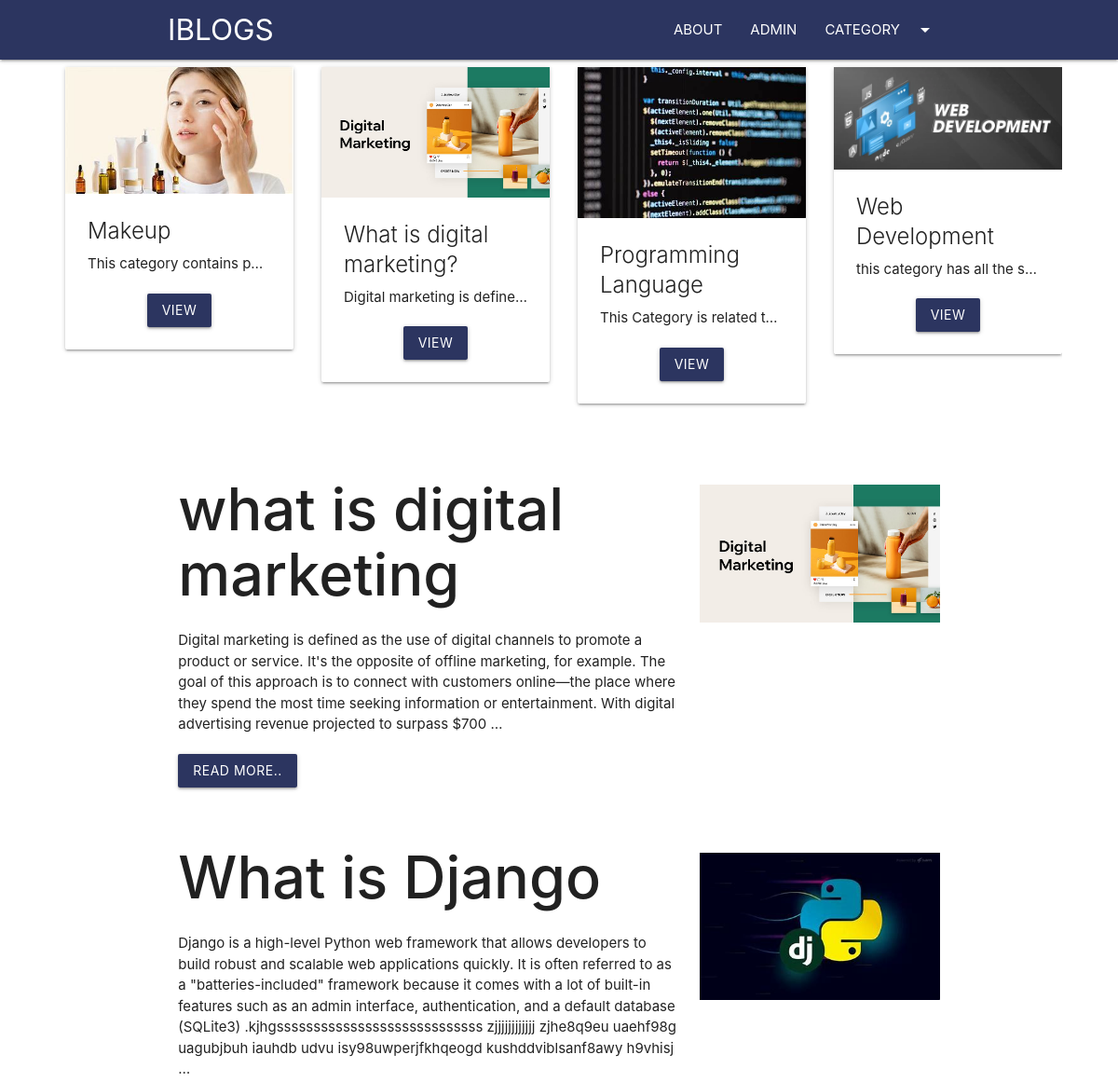
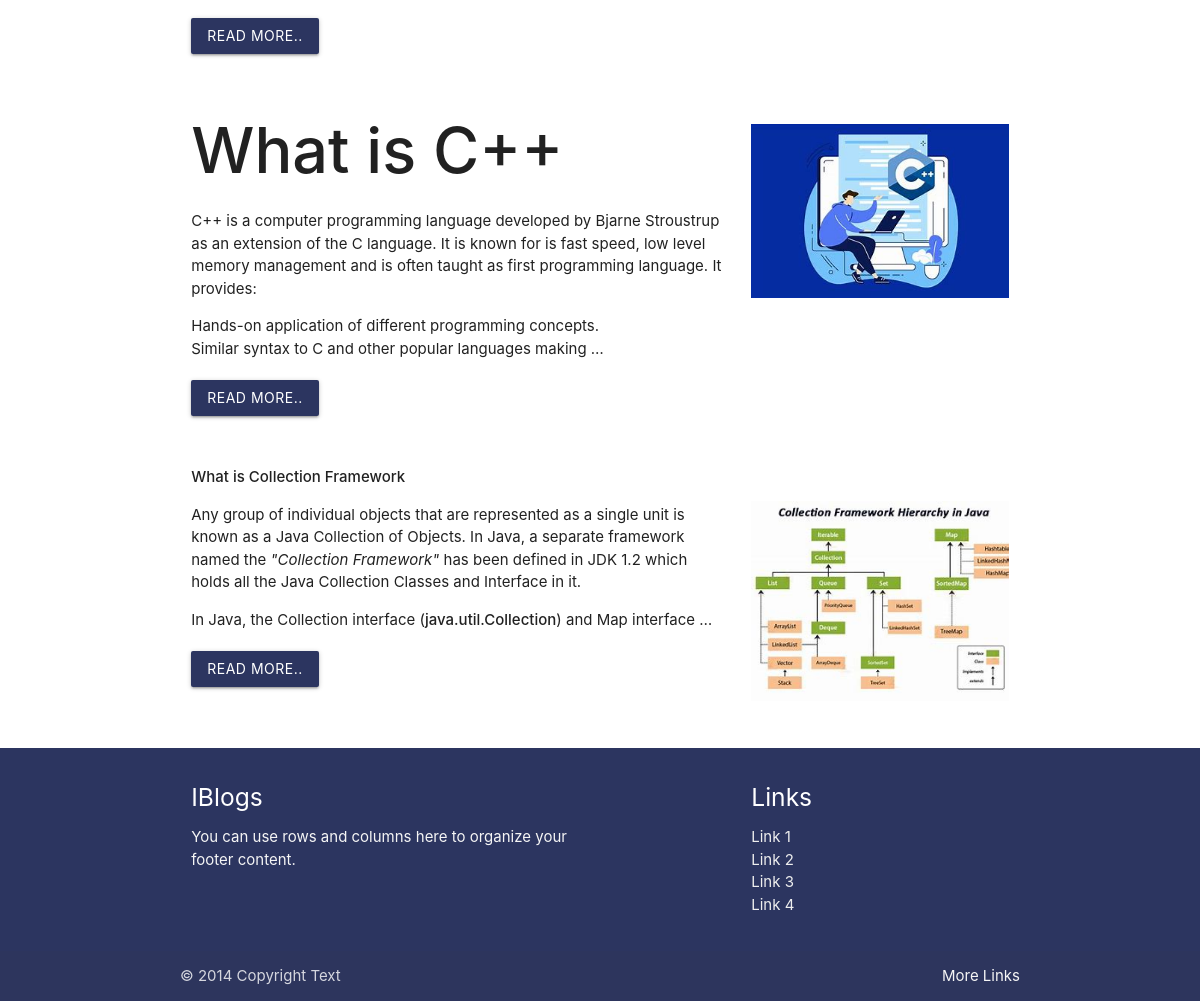
/home/, run on the app's committed database (2 pictures, top to bottom).
### blog/models.py (models this page shows, shortened)
class Category(models.Model):
    cat_id = models.AutoField(primary_key=True)
    title = models.CharField(max_length=100)
    description = models.TextField()
    url = models.CharField(max_length=100)
    image = models.ImageField(upload_to='category/')
    add_date = models.DateTimeField(auto_now_add=True,null=True)
    def img_tag(self):
        if self.image:
            return format_html('<img src="{}" style="width:40px;height:40px;" />', self.image.url)
        return "No Image"
    img_tag.short_description = "Image"

class Post(models.Model):
    post_id = models.AutoField(primary_key=True)
    title = models.CharField(max_length=100)
    content = models.TextField()
    url = models.CharField(max_length=100)
    cat = models.ForeignKey(Category, on_delete=models.CASCADE)
    image = models.ImageField(upload_to='post/')

### blog/views.py (the view)
# urls.py: path('home/',home),
def home(request):
    posts=Post.objects.all()[:11]
    cats=Category.objects.all()
    data={
        'posts':posts,
        'cats':cats
    }
    return render(request, 'home.html',data)

### template/home.html (shortened to what this page needs)
{%extends 'base.html' %}
{%block content%}
<div class="container-custom">
    <div class="owl-carousel">
        {% for cat in cats %}
        <div class="card item" style="margin-left:10px;">
            <div class="img-container">
                <img src="/media/{{cat.image}}" class="responsive-img" alt="">
            </div>
            <div class="card-content">
                <div class="card-title">
                    {{cat.title}}
                </div>
                <p class="truncate">{{cat.description}}</p>
                <div class="container center-align mt20">
                    <a href="/category/{{cat.url}}" class="btn bg-primary">VIEW</a>
                </div>
            </div>
        </div>
        {%endfor%}
    </div>
</div>
<div class="container">
    <div class="row">
        <div class="col s12 ">
            {%for p in posts %}
            <div class="row">
                <div class="col s12 m8">
                    {{p.content |truncatewords:60 | safe}}
                    <div class="mt20">
                        <a href="/blog/{{p.url}}" class="btn  bg-primary ">Read More..</a>
                    </div>
                </div>
                <div class="col s12 m4">
                    <img src="/media/{{p.image}}" class="responsive-img" style="margin-top:50px;">
                </div>
            </div>
            {%endfor %}
        </div>
    </div>
</div>
{%endblock%}

### template/base.html (shortened to what this page needs)
<!doctype html>
<html lang="en">
<head>
    <link rel="stylesheet" href="https://cdnjs.cloudflare.com/ajax/libs/materialize/1.0.0/css/materialize.min.css">
    {% load static %}
    <link rel="stylesheet" href="{% static 'css/style.css' %}">
    <link rel="stylesheet" href="{% static 'css/owl.carousel.min.css' %}">
    <link rel="stylesheet" href="{% static 'css/owl.theme.default.min.css' %}">
</head>
<body>
{% include 'header.html' %}
{%block content %}
{%endblock%}
{% include 'footer.html' %}
</body>
</html>

### template/header.html (shortened to what this page needs)
<nav class="bg-primary">
    <div class="container">
        <div class="nav-wrapper">
            <a href="/home" class="brand-logo">IBLOGS</a>
            <ul class="right hide-on-med-and-down">
                <li><a href="/about">ABOUT</a></li>
                <li><a href="/admin">ADMIN</a></li>
                <li><a class="dropdown-trigger" href="#!" data-target="dropdown1">CATEGORY<i
                        class="material-icons right">arrow_drop_down</i></a>
                </li>
            </ul>
        </div>
    </div>
</nav>

### template/footer.html
   <footer class="page-footer bg-primary">
          <div class="container">
            <div class="row">
              <div class="col l6 s12">
                <h5 class="white-text">IBlogs</h5>
                <p class="grey-text text-lighten-4">You can use rows and columns here to organize your footer content.</p>
              </div>
              <div class="col l4 offset-l2 s12">
                <h5 class="white-text">Links</h5>
                <ul>
                  <li><a class="grey-text text-lighten-3" href="#!">Link 1</a></li>
                  <li><a class="grey-text text-lighten-3" href="#!">Link 2</a></li>
                  <li><a class="grey-text text-lighten-3" href="#!">Link 3</a></li>
                  <li><a class="grey-text text-lighten-3" href="#!">Link 4</a></li>
                </ul>
              </div>
            </div>
          </div>
          <div class="footer-copyright">
            <div class="container">
            © 2014 Copyright Text
            <a class="grey-text text-lighten-4 right" href="#!">More Links</a>
            </div>
          </div>
        </footer>

### blog/static/css/style.css (style rules this page uses)
.bg-primary { background: #2c3560 !important; }
.mt20 { margin-top:20px; }
.container-custom { width: 90%!important; margin:auto; }

### data on the page
Category: image (picture), title "Makeup", description "This category contains p…"
Category: image (picture), title "What is digital marketing?", description "Digital marketing is define…"
Category: image (picture), title "Programming Language", description "This Category is related t…"
Category: image (picture), title "Web Development", description "this category has all the s…"
Category: description "this category contain pos…"
Post: content "what is digital marketing Digital marketing is defined as the use of digital channels to promote a product or service. It's the opposite of offline marketing, for example. The goal of this approach is to connect with customers online—the place where they spend the most time seeking information or entertainment. With digital advertising revenue projected to surpass $700 …", image (picture)
Post: content "What is Django Django is a high-level Python web framework that allows developers to build robust and scalable web applications quickly. It is often referred to as a \"batteries-included\" framework because it comes with a lot of built-in features such as an admin interface, authentication, and a default database (SQLite3) .kjhgssssssssssssssssssssssssssss zjjjjjjjjjjjj zjhe8q9eu uaehf98g uagubjbuh iauhdb udvu isy98uwperjfkhqeogd kushddviblsanf8awy h9vhisj …", image (picture)
Post: content "What is C++ C++ is a computer programming language developed by Bjarne Stroustrup as an extension of the C language. It is known for is fast speed, low level memory management and is often taught as first programming language. It provides: Hands-on application of different programming concepts. Similar syntax to C and other popular languages making …", image (picture)
Post: content "What is Collection Framework Any group of individual objects that are represented as a single unit is known as a Java Collection of Objects. In Java, a separate framework named the \"Collection Framework\" has been defined in JDK 1.2 which holds all the Java Collection Classes and Interface in it. In Java, the Collection interface ( java.util.Collection ) and Map interface …", image (picture)
